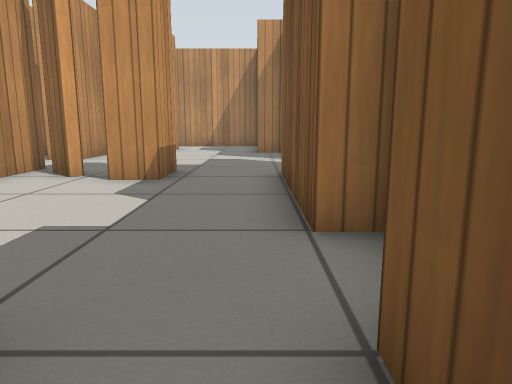
[1] (above)

18 first-person views from a walk through a world built for the Gazebo simulator. The camera is 0.5 m above the floor, tilts 10° down and sees 70° across. The lines on the ground mark 1 m squares. The floor is counted in squares, 0.5 m on a side. Each view is taken from the middle of a square. On the plan, view 1 faces up. The plan holds only what a view shows up to about 13 squares ahead; the rest is blank. Simple patterns stand in for the simulator's built-in surfaces.

[2]
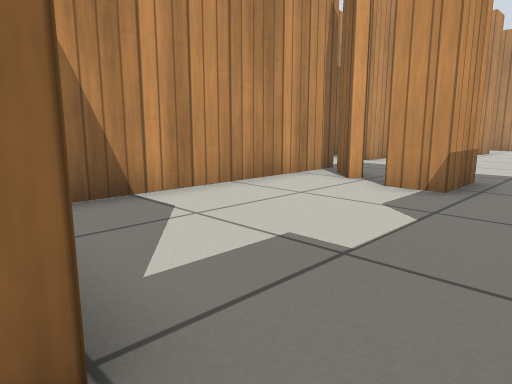

[3]
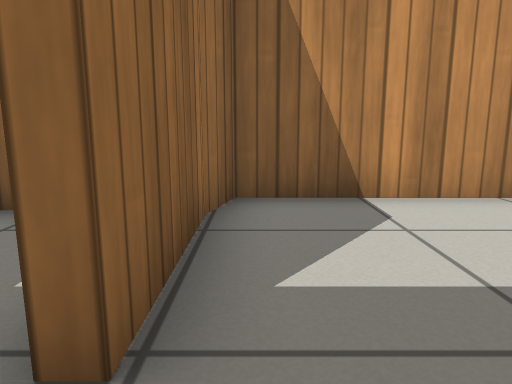

[4]
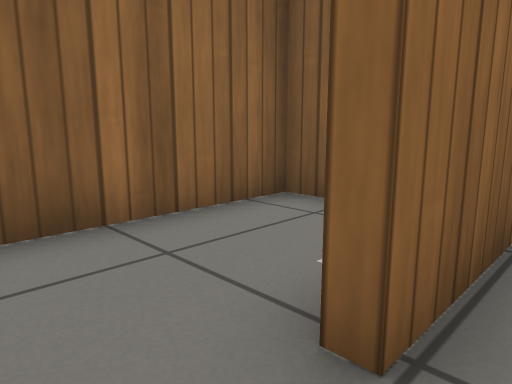

[5]
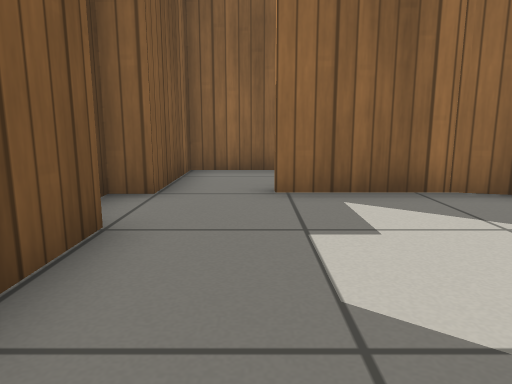

[6]
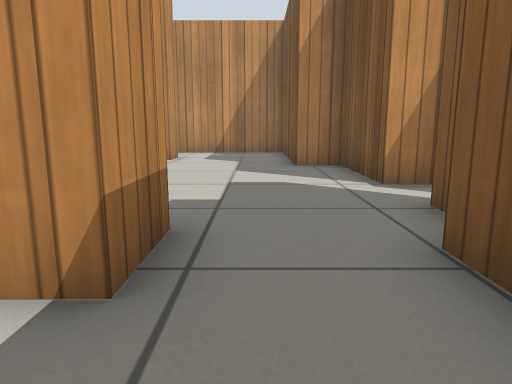

[7]
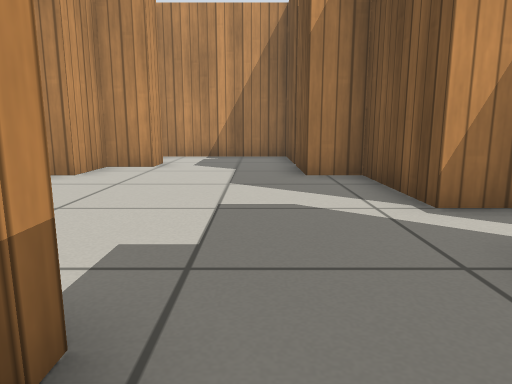

[8]
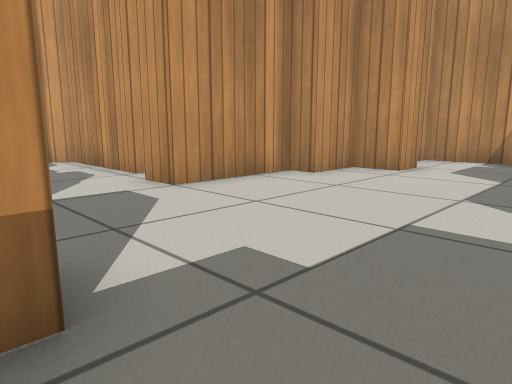

[9]
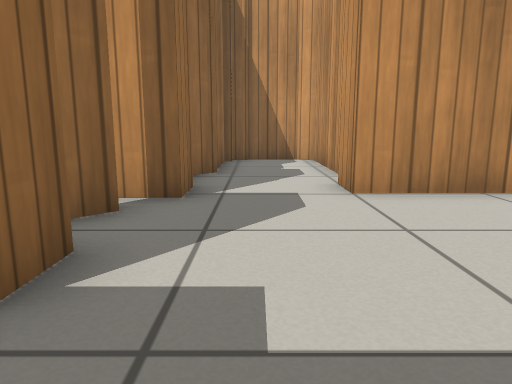

[10]
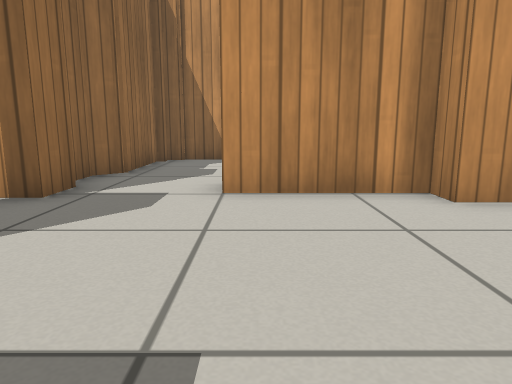

[11]
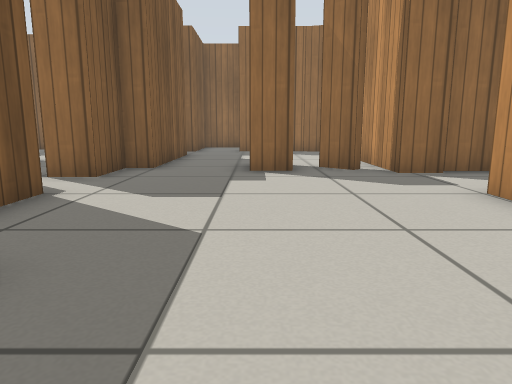

[12]
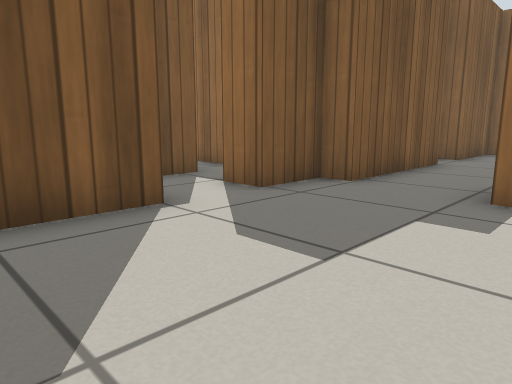

[13]
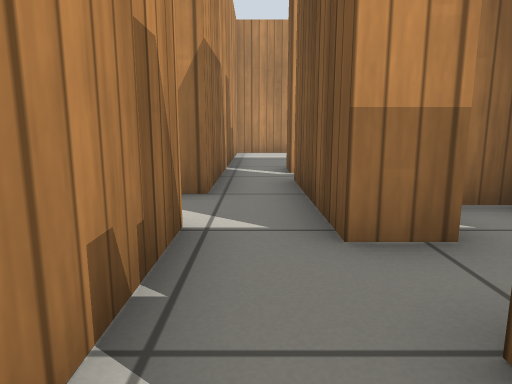

[14]
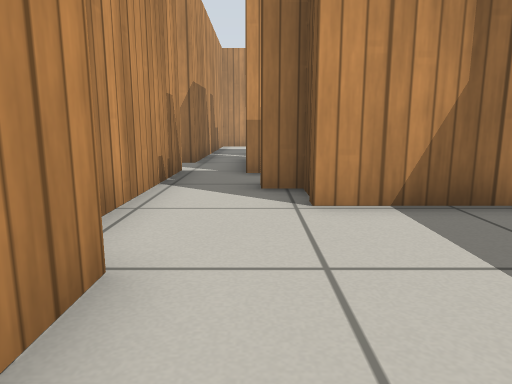

[15]
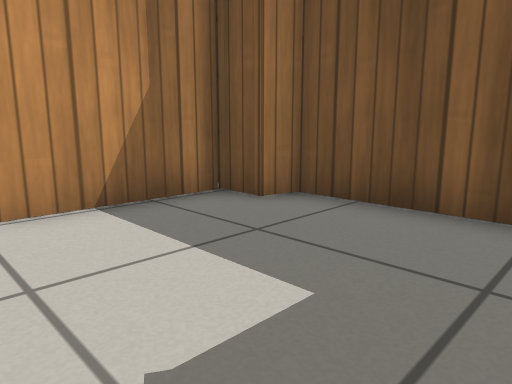

[16]
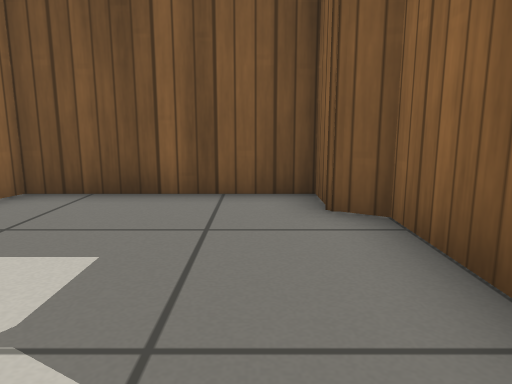

[17]
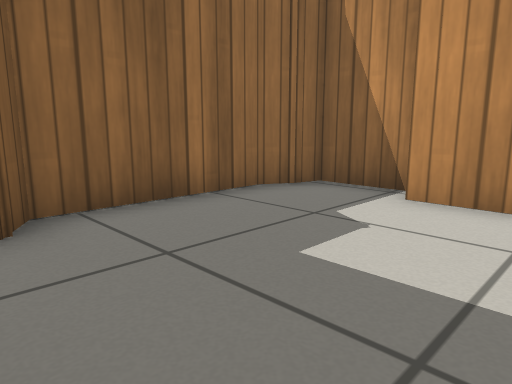

[18]
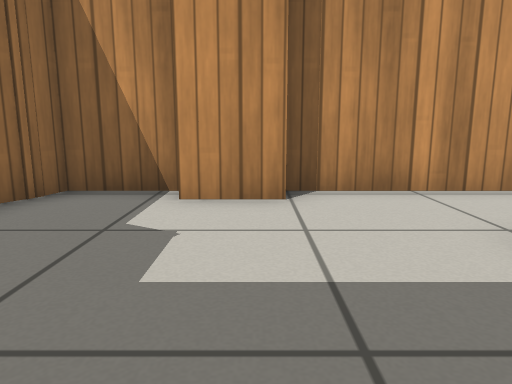

### Floor plan
Points are (right, up) in squares from view 1. A wall is a line through its corners. A room is listed if a view was taken in it or the views show most of it. See-through windows are left out.
Room 1 (view 1)
walls: (-4.4, -0.9) (-4.4, -1.7) (0.5, -1.7) (0.5, 0.4)
ways out: opening at (-0.5, 1) to room 2
Room 2 (views 2, 3, 4, 6)
walls: (0.5, 3.4) (0.5, 6.4); (-1.9, 7) (-2.9, 7); (-4.3, 1.4) (-1.3, 1.4) (-1.3, 1); (-3.8, 7.4) (-4.6, 8.2); (0.5, 0.4) (0.5, 1.4); (-5.2, 8.9) (-5.2, 1.7) (-4, 1.4)
ways out: opening at (-0.5, 1) to room 1; opening at (-0.5, 7.5) to room 3
Room 3 (views 5, 7, 8, 9, 10, 11, 12)
walls: (1.3, 11.5) (1.3, 14.7) (0.1, 14.7) (0.1, 16.8); (0.1, 17) (0.1, 19.8) (-4.3, 19.8) (-4.3, 19.1); (-2.9, 8.5) (-1.9, 8.5) (-1.9, 7); (-3.6, 17.5) (-3.6, 16.4) (-4.8, 16.4) (-4.8, 14.7) (-5.5, 14.7) (-5.5, 11.5) (-6.6, 11.5); (-4.4, 8.4) (-3.6, 7.6); (-6.3, 8.9) (-5.2, 8.9); (1.3, 7.9) (1.3, 9.6); (0.5, 6.4) (0.5, 7.9)
ways out: opening at (-0.5, 7.5) to room 2; opening at (-6, 10.5) to room 6; opening at (2, 10.5)
Room 4 (view 13)
walls: (4.8, 7.4) (6.1, 7.4); (4.9, 9.1) (3.8, 9.1); (4.8, 6.3) (4.8, 7) (4.1, 7) (4.1, 7.4); (4.8, 5.6) (4.8, 6); (6.4, 10.7) (5.6, 10.7); (2.3, 9.6) (2.3, 5.4)
ways out: opening at (3.5, 6.5) to room 5; opening at (3, 10)
Room 5 (views 14, 15, 16, 17, 18)
walls: (3, 3.5) (3, 1.9); (2.3, 1.9) (2.3, 0) (3, -0.2); (2.3, 5.4) (2.3, 3.4); (2.6, -0.1) (3.4, -0.5) (7, -0.5) (7.3, 0.1) (8.5, 0.1) (8.5, 4.5) (7.8, 4.7) (7.8, 5.6) (4.8, 5.6)
ways out: opening at (3.5, 6.5) to room 4
Room 6 (no view inside)
walls: (-8.2, 9.2) (-7.6, 8.5) (-6.3, 8.5); (-7.6, 11.8) (-11.3, 11.8) (-11.6, 11.3) (-11.6, 9.7); (-11, 8.9) (-8.3, 8.9); (-11.5, 9.9) (-11.3, 9.3)
ways out: opening at (-6, 10.5) to room 3; opening at (-7, 12.5)

Where each view was taken, in squares from view 1:
view 1: 0 up, 0 right, facing up
view 2: 1 up, 0 right, facing up-left
view 3: 2 up, 0 right, facing left
view 4: 2 up, 0 right, facing down-left
view 5: 7 up, 1 left, facing down
view 6: 5 up, 1 left, facing up
view 7: 7 up, 1 left, facing up
view 8: 8 up, 0 right, facing up-left
view 9: 10 up, 0 right, facing left
view 10: 12 up, 0 right, facing left
view 11: 17 up, 2 left, facing down
view 12: 14 up, 3 left, facing down-right
view 13: 6 up, 3 right, facing up
view 14: 1 up, 4 right, facing up
view 15: 1 up, 4 right, facing up-right
view 16: 1 up, 3 right, facing right
view 17: 4 up, 8 right, facing down-left
view 18: 3 up, 8 right, facing left
